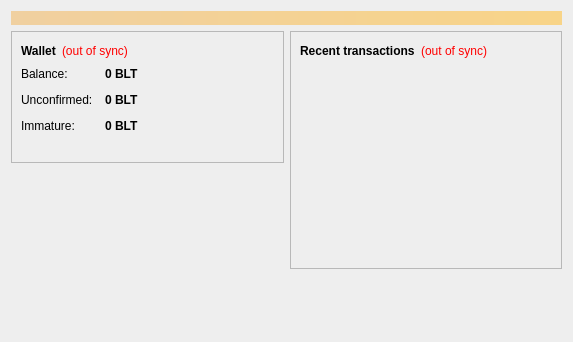
<?xml version="1.0" encoding="UTF-8"?>
<ui version="4.0">
 <class>OverviewPage</class>
 <widget class="QWidget" name="OverviewPage">
  <property name="geometry">
   <rect>
    <x>0</x>
    <y>0</y>
    <width>573</width>
    <height>342</height>
   </rect>
  </property>
  <property name="windowTitle">
   <string>Form</string>
  </property>
  <property name="styleSheet">
   <string notr="true">background-color: rgb(238, 238, 238);
border-top-color: rgb(45, 182, 224);</string>
  </property>
  <layout class="QVBoxLayout" name="topLayout">
   <item>
    <widget class="QLabel" name="labelAlerts">
     <property name="visible">
      <bool>false</bool>
     </property>
     <property name="styleSheet">
      <string notr="true">background-color: qlineargradient(x1: 0, y1: 0, x2: 1, y2: 0, stop:0 #F0D0A0, stop:1 #F8D488); color:#000000;</string>
     </property>
     <property name="wordWrap">
      <bool>true</bool>
     </property>
     <property name="margin">
      <number>3</number>
     </property>
    </widget>
   </item>
   <item>
    <layout class="QHBoxLayout" name="horizontalLayout" stretch="1,1">
     <item>
      <layout class="QVBoxLayout" name="verticalLayout_2">
       <item>
        <widget class="QFrame" name="frame">
         <property name="frameShape">
          <enum>QFrame::StyledPanel</enum>
         </property>
         <property name="frameShadow">
          <enum>QFrame::Raised</enum>
         </property>
         <layout class="QVBoxLayout" name="verticalLayout_4">
          <item>
           <layout class="QHBoxLayout" name="horizontalLayout_4">
            <item>
             <widget class="QLabel" name="label_5">
              <property name="font">
               <font>
                <weight>75</weight>
                <bold>true</bold>
               </font>
              </property>
              <property name="text">
               <string>Wallet</string>
              </property>
             </widget>
            </item>
            <item>
             <widget class="QLabel" name="labelWalletStatus">
              <property name="toolTip">
               <string>&lt;html&gt;&lt;head/&gt;&lt;body&gt;&lt;p&gt;The displayed information may be out of date. Your wallet automatically synchronizes with the Bleuet network after a connection is established, but this process has not completed yet.&lt;/p&gt;&lt;/body&gt;&lt;/html&gt;</string>
              </property>
              <property name="styleSheet">
               <string notr="true">QLabel { color: red; }</string>
              </property>
              <property name="text">
               <string notr="true">(out of sync)</string>
              </property>
              <property name="alignment">
               <set>Qt::AlignLeading|Qt::AlignLeft|Qt::AlignVCenter</set>
              </property>
             </widget>
            </item>
            <item>
             <spacer name="horizontalSpacer_2">
              <property name="orientation">
               <enum>Qt::Horizontal</enum>
              </property>
              <property name="sizeHint" stdset="0">
               <size>
                <width>40</width>
                <height>20</height>
               </size>
              </property>
             </spacer>
            </item>
           </layout>
          </item>
          <item>
           <layout class="QFormLayout" name="formLayout_2">
            <property name="fieldGrowthPolicy">
             <enum>QFormLayout::AllNonFixedFieldsGrow</enum>
            </property>
            <property name="horizontalSpacing">
             <number>12</number>
            </property>
            <property name="verticalSpacing">
             <number>12</number>
            </property>
            <item row="0" column="0">
             <widget class="QLabel" name="label">
              <property name="text">
               <string>Balance:</string>
              </property>
             </widget>
            </item>
            <item row="0" column="1">
             <widget class="QLabel" name="labelBalance">
              <property name="font">
               <font>
                <weight>75</weight>
                <bold>true</bold>
               </font>
              </property>
              <property name="cursor">
               <cursorShape>IBeamCursor</cursorShape>
              </property>
              <property name="toolTip">
               <string>Your current balance</string>
              </property>
              <property name="text">
               <string notr="true">0 BLT</string>
              </property>
              <property name="textInteractionFlags">
               <set>Qt::LinksAccessibleByMouse|Qt::TextSelectableByKeyboard|Qt::TextSelectableByMouse</set>
              </property>
             </widget>
            </item>
            <item row="1" column="0">
             <widget class="QLabel" name="label_3">
              <property name="text">
               <string>Unconfirmed:</string>
              </property>
             </widget>
            </item>
            <item row="1" column="1">
             <widget class="QLabel" name="labelUnconfirmed">
              <property name="font">
               <font>
                <weight>75</weight>
                <bold>true</bold>
               </font>
              </property>
              <property name="cursor">
               <cursorShape>IBeamCursor</cursorShape>
              </property>
              <property name="toolTip">
               <string>Total of transactions that have yet to be confirmed, and do not yet count toward the current balance</string>
              </property>
              <property name="text">
               <string notr="true">0 BLT</string>
              </property>
              <property name="textInteractionFlags">
               <set>Qt::LinksAccessibleByMouse|Qt::TextSelectableByKeyboard|Qt::TextSelectableByMouse</set>
              </property>
             </widget>
            </item>
            <item row="2" column="0">
             <widget class="QLabel" name="labelImmatureText">
              <property name="text">
               <string>Immature:</string>
              </property>
             </widget>
            </item>
            <item row="2" column="1">
             <widget class="QLabel" name="labelImmature">
              <property name="font">
               <font>
                <weight>75</weight>
                <bold>true</bold>
               </font>
              </property>
              <property name="toolTip">
               <string>Mined balance that has not yet matured</string>
              </property>
              <property name="text">
               <string notr="true">0 BLT</string>
              </property>
              <property name="textInteractionFlags">
               <set>Qt::LinksAccessibleByMouse|Qt::TextSelectableByKeyboard|Qt::TextSelectableByMouse</set>
              </property>
             </widget>
            </item>
           </layout>
          </item>
          <item>
           <widget class="QLabel" name="label_wallet_bgcoin">
            <property name="text">
             <string/>
            </property>
            <property name="pixmap">
             <pixmap resource="../bitcoin.qrc">:/images/wallet_bgcoin</pixmap>
            </property>
            <property name="scaledContents">
             <bool>false</bool>
            </property>
            <property name="alignment">
             <set>Qt::AlignCenter</set>
            </property>
            <property name="margin">
             <number>-2</number>
            </property>
           </widget>
          </item>
         </layout>
        </widget>
       </item>
       <item>
        <spacer name="verticalSpacer">
         <property name="orientation">
          <enum>Qt::Vertical</enum>
         </property>
         <property name="sizeHint" stdset="0">
          <size>
           <width>20</width>
           <height>40</height>
          </size>
         </property>
        </spacer>
       </item>
      </layout>
     </item>
     <item>
      <layout class="QVBoxLayout" name="verticalLayout_3">
       <item>
        <widget class="QFrame" name="frame_2">
         <property name="frameShape">
          <enum>QFrame::StyledPanel</enum>
         </property>
         <property name="frameShadow">
          <enum>QFrame::Raised</enum>
         </property>
         <layout class="QVBoxLayout" name="verticalLayout">
          <item>
           <layout class="QHBoxLayout" name="horizontalLayout_2">
            <item>
             <widget class="QLabel" name="label_4">
              <property name="text">
               <string>&lt;b&gt;Recent transactions&lt;/b&gt;</string>
              </property>
             </widget>
            </item>
            <item>
             <widget class="QLabel" name="labelTransactionsStatus">
              <property name="toolTip">
               <string>&lt;html&gt;&lt;head/&gt;&lt;body&gt;&lt;p&gt;The displayed information may be out of date. Your wallet automatically synchronizes with the Bleuet network after a connection is established, but this process has not completed yet.&lt;/p&gt;&lt;/body&gt;&lt;/html&gt;</string>
              </property>
              <property name="styleSheet">
               <string notr="true">QLabel { color: red; }</string>
              </property>
              <property name="text">
               <string notr="true">(out of sync)</string>
              </property>
              <property name="alignment">
               <set>Qt::AlignRight|Qt::AlignTrailing|Qt::AlignVCenter</set>
              </property>
             </widget>
            </item>
            <item>
             <spacer name="horizontalSpacer">
              <property name="orientation">
               <enum>Qt::Horizontal</enum>
              </property>
              <property name="sizeHint" stdset="0">
               <size>
                <width>40</width>
                <height>20</height>
               </size>
              </property>
             </spacer>
            </item>
           </layout>
          </item>
          <item>
           <widget class="QListView" name="listTransactions">
            <property name="styleSheet">
             <string notr="true">QListView { background: transparent; }</string>
            </property>
            <property name="frameShape">
             <enum>QFrame::NoFrame</enum>
            </property>
            <property name="verticalScrollBarPolicy">
             <enum>Qt::ScrollBarAlwaysOff</enum>
            </property>
            <property name="horizontalScrollBarPolicy">
             <enum>Qt::ScrollBarAlwaysOff</enum>
            </property>
            <property name="selectionMode">
             <enum>QAbstractItemView::NoSelection</enum>
            </property>
           </widget>
          </item>
         </layout>
        </widget>
       </item>
       <item>
        <spacer name="verticalSpacer_2">
         <property name="orientation">
          <enum>Qt::Vertical</enum>
         </property>
         <property name="sizeHint" stdset="0">
          <size>
           <width>20</width>
           <height>40</height>
          </size>
         </property>
        </spacer>
       </item>
      </layout>
     </item>
    </layout>
   </item>
  </layout>
 </widget>
 <resources>
  <include location="../bitcoin.qrc"/>
 </resources>
 <connections/>
</ui>
